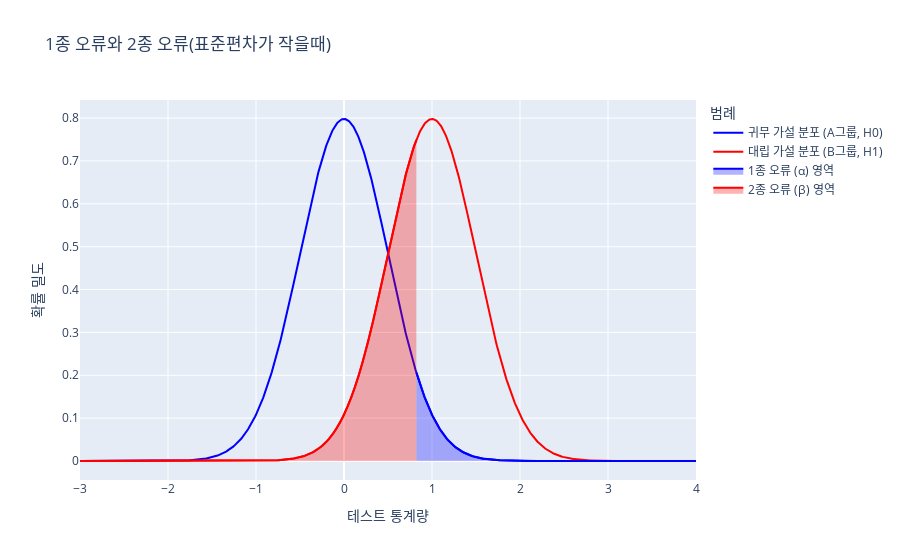

Notebook code for this chart:
### Code cell
import plotly.graph_objects as go
import numpy as np
from scipy.stats import norm

# 정규분포 설정
mu_null = 0  # 귀무가설 하의 평균
mu_alt = 1   # 대립가설 하의 평균
sigma = 0.5    # 표준 편차
x = np.linspace(-3, 4, 1000)

# 귀무 가설과 대립 가설 하의 정규분포 PDF 계산
pdf_null = norm.pdf(x, mu_null, sigma)
pdf_alt = norm.pdf(x, mu_alt, sigma)

# Plotly 시각화
fig = go.Figure()

# 귀무가설 분포
fig.add_trace(go.Scatter(x=x, y=pdf_null, mode='lines', name='귀무 가설 분포 (A그룹, H0)', line=dict(color='blue')))

# 대립가설 분포
fig.add_trace(go.Scatter(x=x, y=pdf_alt, mode='lines', name='대립 가설 분포 (B그룹, H1)', line=dict(color='red')))

# 임계값 및 오류 영역 설정
alpha = 0.05
z_alpha = norm.ppf(1 - alpha, mu_null, sigma)  # 유의 수준에 따른 임계값
x_alpha = np.linspace(z_alpha, 4, 1000)
x_beta = np.linspace(-3, z_alpha, 1000)

# 1종 오류 영역 표시
fig.add_trace(go.Scatter(x=x_alpha, y=norm.pdf(x_alpha, mu_null, sigma), fill='tozeroy', name='1종 오류 (α) 영역', line=dict(color='blue'), fillcolor='rgba(0, 0, 255, 0.3)'))

# 2종 오류 영역 표시
fig.add_trace(go.Scatter(x=x_beta, y=norm.pdf(x_beta, mu_alt, sigma), fill='tozeroy', name='2종 오류 (β) 영역', line=dict(color='red'), fillcolor='rgba(255, 0, 0, 0.3)'))

# 추가 시각화 설정
fig.update_layout(title='1종 오류와 2종 오류(표준편차가 작을때)',
                  xaxis_title='테스트 통계량',
                  yaxis_title='확률 밀도',
                  legend_title="범례")

fig.show()

### Figure 1 — Plotly figure (JSON) as saved in the notebook; plotly's stock layout.template omitted (floating-point values rounded to 4 significant figures; data arrays with more than 128 entries replaced by an {"elided": "..."} marker saying what was removed)
{"data": [{"line": {"color": "blue"}, "mode": "lines", "name": "귀무 가설 분포 (A그룹, H0)", "type": "scatter", "x": {"elided": "1000 float values"}, "y": {"elided": "1000 float values"}}, {"line": {"color": "red"}, "mode": "lines", "name": "대립 가설 분포 (B그룹, H1)", "type": "scatter", "x": {"elided": "1000 float values"}, "y": {"elided": "1000 float values"}}, {"fill": "tozeroy", "fillcolor": "rgba(0, 0, 255, 0.3)", "line": {"color": "blue"}, "name": "1종 오류 (α) 영역", "type": "scatter", "x": {"elided": "1000 float values"}, "y": {"elided": "1000 float values"}}, {"fill": "tozeroy", "fillcolor": "rgba(255, 0, 0, 0.3)", "line": {"color": "red"}, "name": "2종 오류 (β) 영역", "type": "scatter", "x": {"elided": "1000 float values"}, "y": {"elided": "1000 float values"}}], "layout": {"legend": {"title": {"text": "범례"}}, "title": {"text": "1종 오류와 2종 오류(표준편차가 작을때)"}, "xaxis": {"title": {"text": "테스트 통계량"}}, "yaxis": {"title": {"text": "확률 밀도"}}}}
